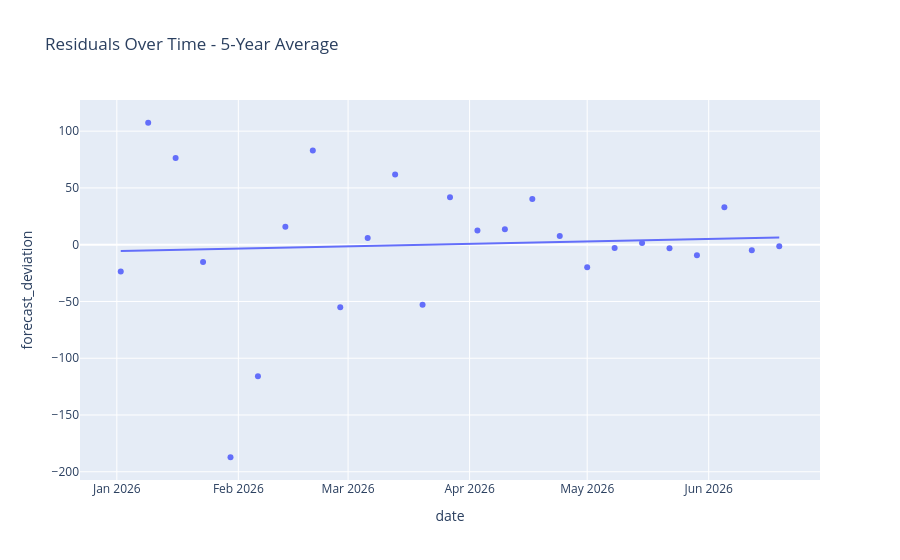
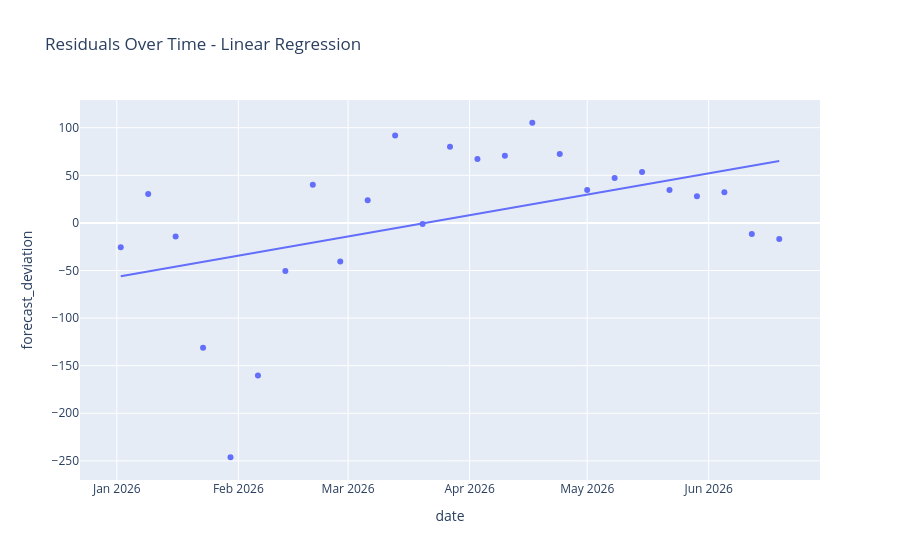

Notebook code cell kept with these figures, in order:
### Code cell
#residuals over time


for result, title in model_results:



    fig = px.scatter(
        result,
        x='date',
        y='forecast_deviation',
        trendline='ols',
        title=title
    )
    fig.show()
